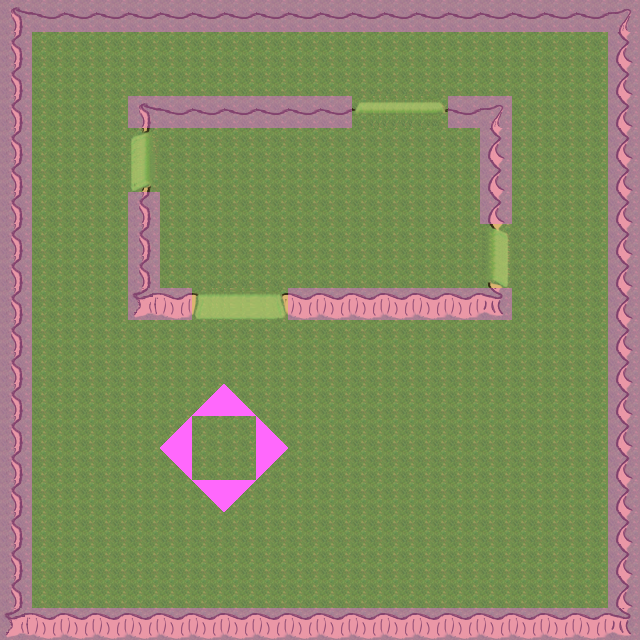

Tiled map render using the project's own tile images. Description and the map definition, with tile-layer contents summarised, below:
An orthogonal 20x20 tile map with 32x32 px tiles, 3 tile layers (background, slant_graphics, collision), 2 tilesets and 1 object (mainPlayer).

<map version="1.0" orientation="orthogonal" width="20" height="20" tilewidth="32" tileheight="32">
 <tileset firstgid="1" name="grass-tileset" tilewidth="32" tileheight="32">
  <image source="tilesets/grass-tileset.png" width="960" height="960" />
 </tileset>
 <tileset firstgid="901" name="metatiles_32x32" tilewidth="32" tileheight="32">
  <image source="tilesets/metatiles_32x32.png" width="256" height="32" />
  <tile id="0">
   <properties>
    <property name="type" value="solid" />
   </properties>
  </tile>
  <tile id="1">
   <properties>
    <property name="type" value="ladder" />
   </properties>
  </tile>
  <tile id="2">
   <properties>
    <property name="type" value="solid" />
   </properties>
  </tile>
  <tile id="3">
   <properties>
    <property name="type" value="solid" />
   </properties>
  </tile>
  <tile id="4">
   <properties>
    <property name="type" value="solid" />
   </properties>
  </tile>
  <tile id="5">
   <properties>
    <property name="type" value="solid" />
   </properties>
  </tile>
 </tileset>
 <layer name="background" width="20" height="20">
  <data>[400 cells, 400 non-empty, 20 distinct tile ids]</data>
 </layer>
 <layer name="slant_graphics" width="20" height="20">
  <data>[400 cells, 8 non-empty, 4 distinct tile ids]</data>
 </layer>
 <objectgroup name="Entities" width="20" height="20">
  <object name="mainPlayer" x="285" y="190" width="32" height="32">
   <properties>
    <property name="image" value="player-sprite" />
    <property name="spriteheight" value="32" />
    <property name="spritewidth" value="32" />
   </properties>
  </object>
 </objectgroup>
 <layer name="collision" width="20" height="20" opacity="0.39">
  <data>[400 cells, 108 non-empty, 5 distinct tile ids]</data>
 </layer>
</map>
